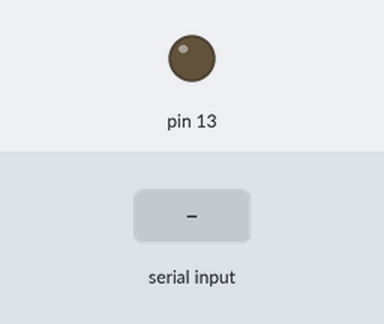
Bench run of a sketch on a simulated Arduino Uno, built with avr-gcc and run on an emulated ATmega328P. Shown: output pins drawn as LEDs (lit = HIGH). The inputs (shaded band) are chosen by the test bench.

Above: at 1.2 s.
1.3 s: "1" received over Serial
At 2.6 s:
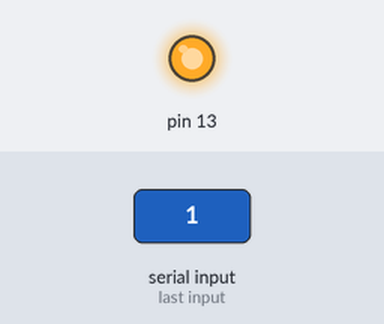
Timing chart, 0 to 4.3 s (numbered marks = the images above; inputs shaded):
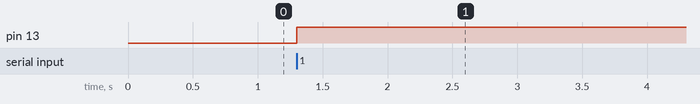

The sketch:

mousecursorcontrolarduinicode.ino
```cpp
// We are using pin mode 13 as output and set it to low (OFF) on startup so when we detect a face we will get the command, Y which will trigger the led to glow

void setup()
{
  pinMode(13,OUTPUT);
  digitalWrite(13,LOW);
  Serial.begin(9600);
}

void loop()
{
  if(Serial.read() == '0')
  {
    digitalWrite(13,LOW);
  }

  if(Serial.read() == '1')
  {
    digitalWrite(13,HIGH);
}
 }
```

Measured:
- after the input at 1.3 s, pin 13: LOW → HIGH at once
